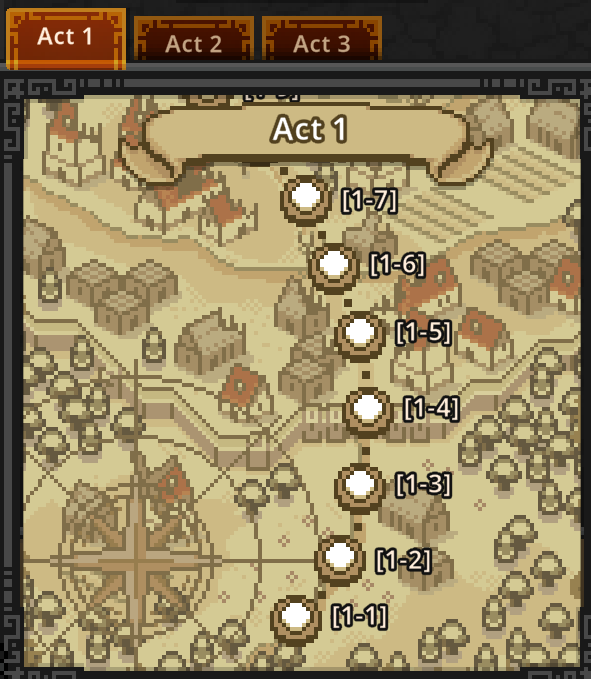
#> input picture assets/captures/act1_bottom.png, 591 x 679 px
$ python -i rebuild_nav_templates.py   (imports and definitions only)
#> lines starting #> are read from the running program, lines starting #| are printed output that depends on the picture; after the words box and inside, x2 and y2 are one past the last pixel; in counts of white or black regions, pixels touching at a corner belong together
"""
Reconstrói TODOS os templates de navegação usando as imagens originais de captures/.

O que faz:
  1. Copia diff_normal / diff_nightmare / diff_hell → difficulty_*.png (botão fechado)
  2. Usa diff_hell como difficulty_dropdown.png
  3. Copia act1_active / act2_active / act3_active → act*.png
  4. Re-extrai linhas do dropdown aberto (diff_open_1/2/3) → difficulty_*_open.png
  5. Gera cópias _2 de todos os templates de navegação

Executa: python tools/rebuild_nav_templates.py
"""
import shutil
import cv2
import numpy as np
from pathlib import Path
from PIL import Image

ROOT     = Path(__file__).resolve().parent.parent
ASSETS   = ROOT / "assets"
CAPTURES = ASSETS / "captures"


# [28 lines left out: functions _load, _save, _copy, not called in this run]


def _find_highlighted_row(img, n=3):
    """Índice da linha com fundo laranja/marrom (opção selecionada no dropdown)."""
#> called with n = 3
    if img is None:
        return -1
    h = img.shape[0]
#> h = 679
    rh = h // n
#> rh = 226
    hsv = cv2.cvtColor(img, cv2.COLOR_RGB2HSV)
#> hsv: shape (679, 591, 3); mean H, S, V 17.9, 84, 149.6
    best_idx, best_count = 0, 0
    for i in range(n):
        row_hsv = hsv[i * rh:(i + 1) * rh, :]
        mask = cv2.inRange(row_hsv, (5, 80, 60), (25, 255, 255))
        count = cv2.countNonZero(mask)
        if count > best_count:
            best_count, best_idx = count, i
#> this loop made 3 passes
#> (count, best_count, best_idx) on passes 1 to 2: (68942, 68942, 0), (87206, 87206, 1)
#> count on pass 3: 71679
#> pass 1, in _find_highlighted_row, `mask = cv2.inRange(row_hsv, (5, 80, 60), (25, 255, 255))`:
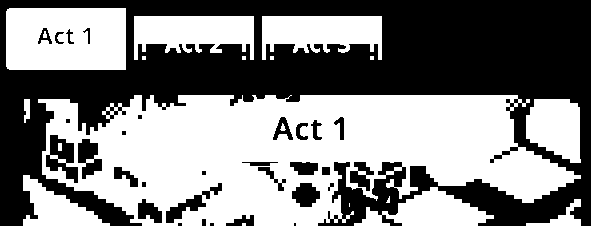
#> mask: shape (226, 591); 51.6% white; 31 black regions (7 under 20 px), largest, box (x1, y1, x2, y2) and area: (0, 0, 591, 226) 59430, (46, 135, 78, 183) 800, (78, 139, 102, 179) 608
#> pass 2, in _find_highlighted_row, `mask = cv2.inRange(row_hsv, (5, 80, 60), (25, 255, 255))`:
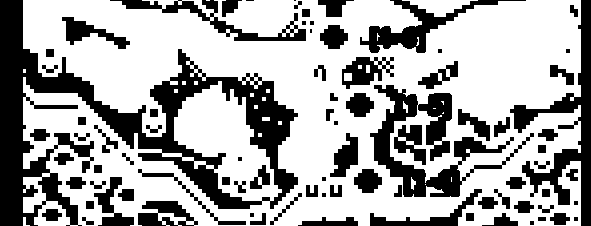
#> mask: shape (226, 591); 65.3% white; 83 black regions (15 under 20 px), largest, box (x1, y1, x2, y2) and area: (0, 0, 298, 226) 18238, (370, 85, 534, 197) 5344, (510, 0, 591, 226) 4492
#> after the loop:
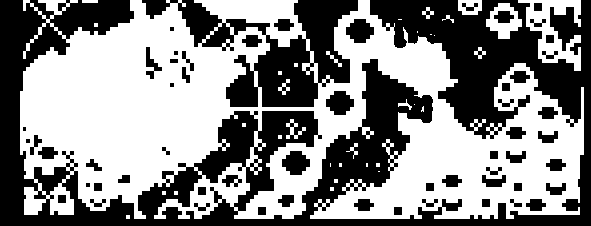
#> mask: shape (226, 591); 53.7% white; 57 black regions (6 under 20 px), largest, box (x1, y1, x2, y2) and area: (0, 0, 591, 226) 46043, (142, 0, 358, 107) 9384, (346, 19, 374, 43) 480
#> after the loop: row_hsv: shape (226, 591, 3); mean H, S, V 19.7, 81.3, 161.8
#> after the loop, best_count = 87206; best_idx = 1
    return best_idx


# [61 lines left out: functions _split_rows, main, not called in this run]


# [2 lines not run here, left out]

>>> import cv2
>>> picture = cv2.cvtColor(cv2.imread('../assets/captures/act1_bottom.png'), cv2.COLOR_BGR2RGB)
>>> result = _find_highlighted_row(picture)
#> result = 1

$ run again, on assets/captures/act3_bottom.png
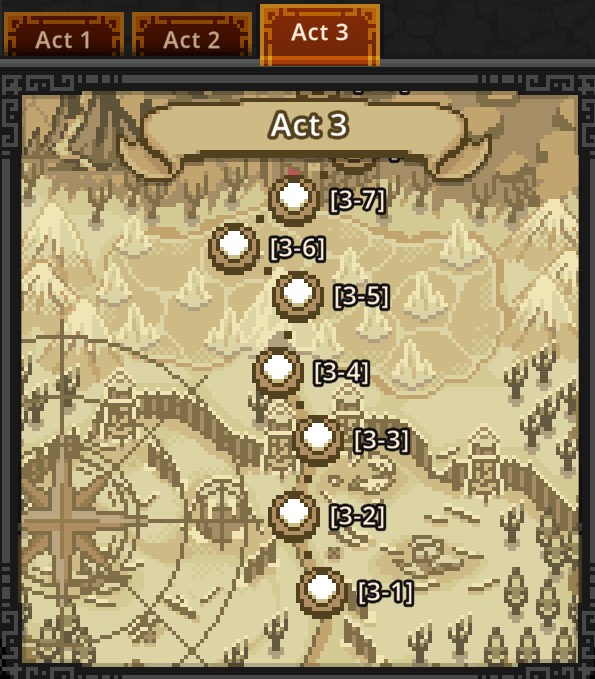
#> input picture assets/captures/act3_bottom.png, 595 x 679 px
#> hsv: shape (679, 595, 3); mean H, S, V 18.2, 78.9, 157.2
#> the loop in _find_highlighted_row, `for i in range(n):` made 3 passes
#> (count, best_count, best_idx) on pass 1: (76400, 76400, 0)
#> pass 1, in _find_highlighted_row, `mask = cv2.inRange(row_hsv, (5, 80, 60), (25, 255, 255))`:
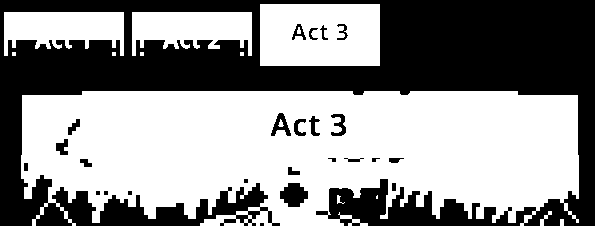
#> mask: shape (226, 595); 56.8% white; 25 black regions (5 under 20 px), largest, box (x1, y1, x2, y2) and area: (0, 0, 595, 226) 56103, (280, 183, 308, 207) 480, (271, 113, 291, 136) 209
#> after the loop in _find_highlighted_row, `for i in range(n):`:
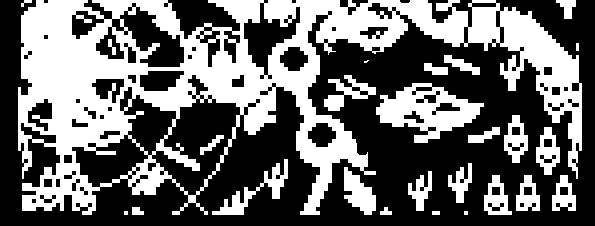
#> mask: shape (226, 595); 41.1% white; 26 white regions (3 under 20 px), largest, box (x1, y1, x2, y2) and area: (18, 0, 582, 215) 44077, (376, 83, 484, 143) 3152, (212, 159, 288, 215) 1008
#> after the loop in _find_highlighted_row, `for i in range(n):`: best_count = 76400; best_idx = 0

$ run again, on assets/captures/act3_top.png
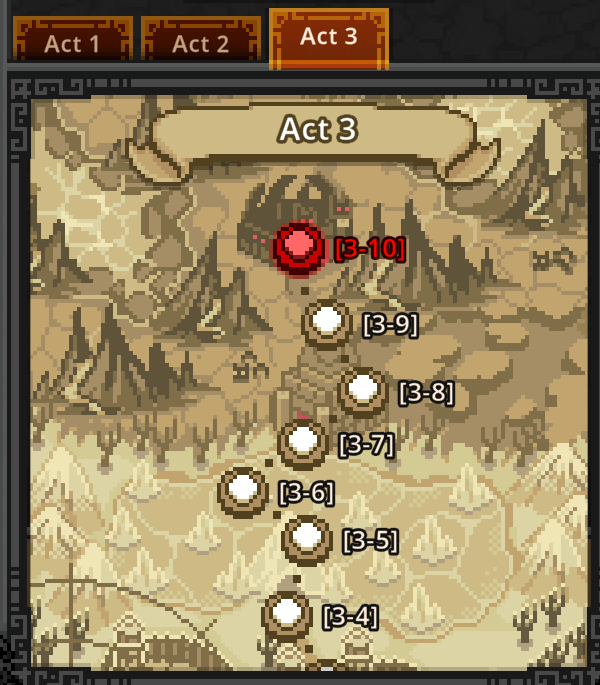
#> input picture assets/captures/act3_top.png, 600 x 685 px
#> hsv: shape (685, 600, 3); mean H, S, V 17.5, 85.1, 147
#> the loop in _find_highlighted_row, `for i in range(n):` made 3 passes
#> (count, best_count, best_idx) on passes 1 to 2: (84724, 84724, 0), (111929, 111929, 1)
#> pass 1, in _find_highlighted_row, `mask = cv2.inRange(row_hsv, (5, 80, 60), (25, 255, 255))`:
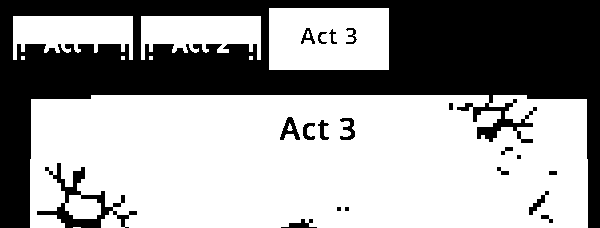
#> mask: shape (228, 600); 61.9% white; 20 black regions (3 under 20 px), largest, box (x1, y1, x2, y2) and area: (0, 0, 600, 228) 49154, (37, 163, 137, 228) 1520, (280, 117, 300, 140) 209
#> after the loop in _find_highlighted_row, `for i in range(n):`:
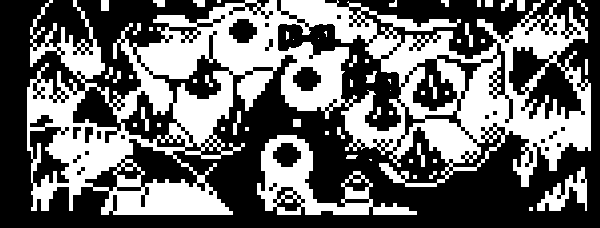
#> mask: shape (228, 600); 41.6% white; 57 white regions (25 under 20 px), largest, box (x1, y1, x2, y2) and area: (27, 0, 591, 215) 49736, (257, 135, 417, 215) 4152, (537, 167, 587, 211) 912
#> after the loop in _find_highlighted_row, `for i in range(n):`: best_count = 111929; best_idx = 1
